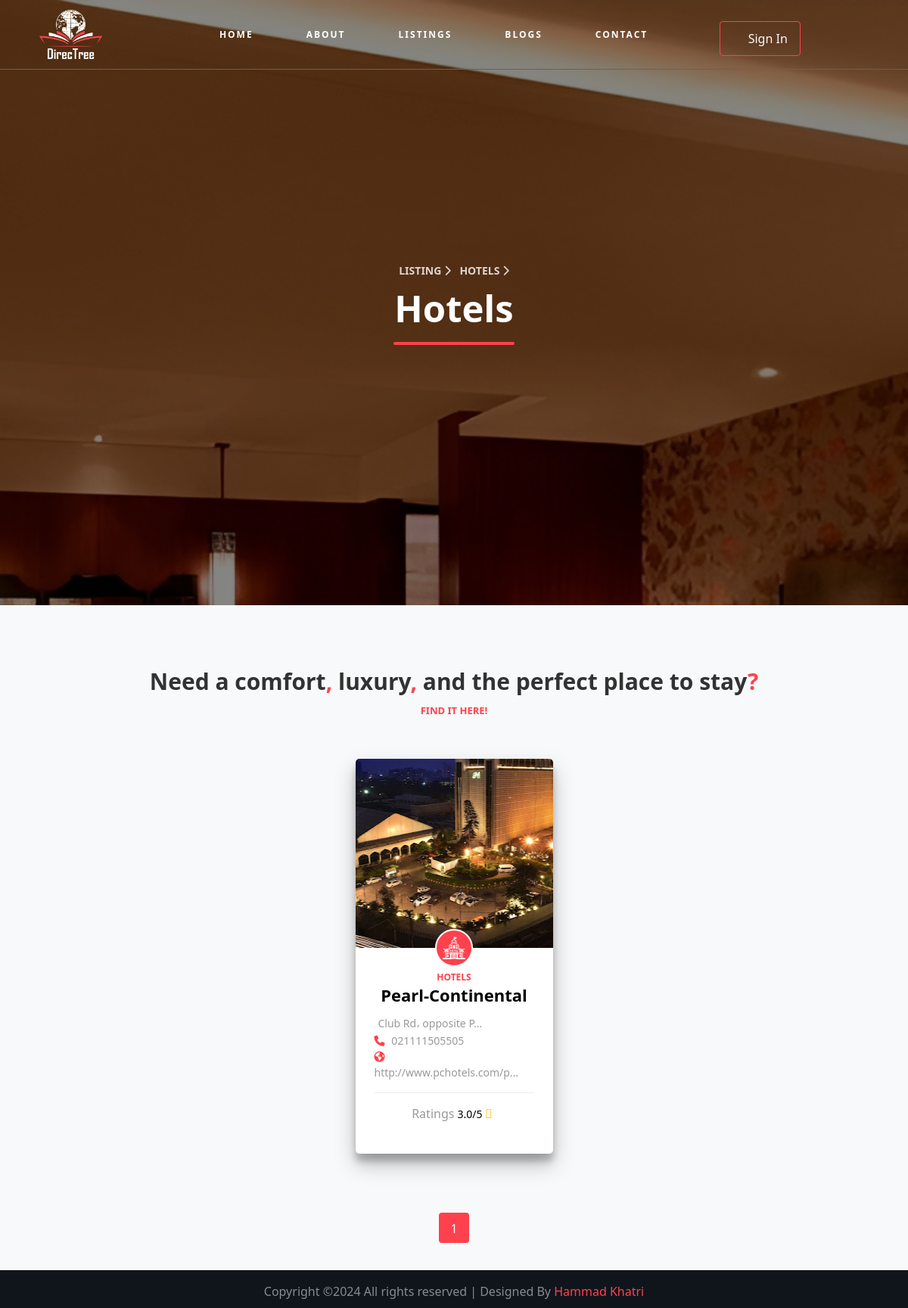
Page /hotels.php on the committed database.
### tables this page shows
CREATE TABLE `listings` (
  `id` int(11) NOT NULL,
  `username` text NOT NULL,
  `listing_cat` varchar(250) NOT NULL,
  `name` text NOT NULL,
  `desciption` text NOT NULL,
  `address` text NOT NULL,
  `location` text NOT NULL,
  `open_time` time NOT NULL,
  `close_time` time NOT NULL,
  `phone` text NOT NULL,
  `website` text NOT NULL,
  `picture` text NOT NULL,
  `status` enum('pending','approved','rejected') NOT NULL,
  `add_time` datetime NOT NULL DEFAULT current_timestamp()
);

### hotels.php (the view, shortened to what this page needs)
<!DOCTYPE html>
<html lang="en">
<head>
    <link href="https://cdn.jsdelivr.net/npm/bootstrap@5.0.2/dist/css/bootstrap.min.css" rel="stylesheet"
>
    <link rel="stylesheet" href="https://cdn.jsdelivr.net/npm/aos@2.3.4/dist/aos.css">
    <link rel="stylesheet" href="css/simple-line-icons.css">
    <link rel="stylesheet" href="https://cdnjs.cloudflare.com/ajax/libs/font-awesome/6.6.0/css/all.min.css">
    <link rel="stylesheet" href="https://cdnjs.cloudflare.com/ajax/libs/ionicons/4.5.6/css/ionicons.min.css">
    <link rel="stylesheet" href="css/themify-icons.css">
    <link rel="stylesheet" href="css/set1.css">
    <link rel="stylesheet" href="css/style.css">
</head>
<body data-aos-easing="ease" data-aos-duration="400" data-aos-delay="0">
    <?php
        include 'partials/_nav.php';
    ?>
    <section id="hotels-hero" class="d-flex align-items-center">
        <div class="overlay"></div>
        <div class="container-fluid">
            <div class="row no-gutters slider-text align-items-center justify-content-center">
                <div class="col-lg-8 text-center pb-5 mt-5 ">
                    <div class="row text-center justify-content-center">
                        <div class="col-lg-9">
                            <p class="breadcrumbs text-center">
                                <span class="me-2">
                                    <a href="listing.php">
                                        Listing
                                        <i class="fa fa-chevron-right"></i>
                                    </a>
                                </span>
                                <span>
                                    Hotels
                                    <i class="fa fa-chevron-right"></i>
                                </span>
                            <div class="styled-heading">
                                <h1>Hotels</h1>
                            </div>
                            </p>
                        </div>
                    </div>
                </div>
            </div>
        </div>
    </section>
    <section id="hotels" class="ftco-section mb-0 bg-light">
        <div class="container-xl">
            <div class="row justify-content-center mb-5 mt-5">
                <div class="col-md-12 heading-section text-center" data-aos="fade-up" data-aos-duration="1000">
                    <h2>
                        Need a comfort<span>,</span> luxury<span>,</span> and the perfect place to stay<span>?</span>
                    </h2>
                    <span class="subheading">Find it here!</span>
                </div>
            </div>
        </div>
        <div class="container">
            <div class="row justify-content-center">
            <?php
                $page = isset($_GET['page']) ? $_GET['page'] : 1;
                $limit = 8;
                $offset = ($page - 1) * $limit;
                $sql = "SELECT * FROM `listings` WHERE `listing_cat` = 'Hotels' AND `status` = 'approved' ORDER BY `id` LIMIT $limit OFFSET $offset";
                $result = mysqli_query($conn, $sql);
                if (mysqli_num_rows($result) > 0) {
                    while ($row = mysqli_fetch_assoc($result)) {
                        $listing = $row['name'];
                ?>
                        <div class="col-md-6 col-lg-3 d-flex align-items-stretch aos-init aos-animate" data-aos="fade-up"
                            data-aos-delay="100" data-aos-duration="1000">
                            <div class="listing-wrap">
                                <a href="admin/listing/<?php echo $row['picture']; ?>"
                                    class="img img-property d-flex align-items-center justify-content-center glightbox"
                                    style="background-image: url(admin/listing/<?php echo $row['picture']; ?>); background-position: center;">
                                </a>
                                <div class="text text-center">
                                    <?php
                                    include 'partials/_svgLogic.php';
                                    ?>
                                    <span class="subheading"><?php echo $row['listing_cat']; ?></span>
                                    <h3><a href="details.php?id=<?php echo $row['id']; ?>#details-hero"><?php echo substr($row['name'], 0, 17); ?></a></h3>
                                    <ul>
                                        <li>
                                            <p><span class="ion-ios-pin" style="font-size: 18px;"></span>
                                                <?php echo substr($row['address'], 0, 20) . '...'; ?>
                                            </p>
                                        </li>
                                        <li>
                                            <p><span class="fa fa-phone"></span>
                                                <?php
                                                if (isset($row['phone']) && !empty($row['phone'])) {
                                                    echo $row['phone'];
                                                } else {
                                                    echo 'No phone number';
                                                }
                                                ?>
                                            </p>
                                        </li>
                                        <li>
                                            <p>
                                                <span class="fa fa-earth"></span>
                                                <?php
                                                if (isset($row['website']) && !empty($row['website'])) {
                                                    echo substr($row['website'], 0, 25) . '...';
                                                } else {
                                                    echo 'No website';
                                                }
                                                ?>
                                            </p>
                                        </li>
                                    </ul>
                                    <div class="info-wrap2 d-flex align-items-center mb-3">
                                        <p class="review">
                                            <span class="rev">Ratings <small>
                                                    <?php
                                                    $review = "SELECT * FROM `reviews` WHERE `listing` = '$listing'";
                                                    $reviewResult  = mysqli_query($conn, $review);
                                                    $good = 0;
                                                    $bad = 0;
                                                    while ($rating = mysqli_fetch_assoc($reviewResult)) {
                                                        $r = (int)$rating['rating'];
                                                        if ($r >= 3) {
                                                            $good++;
                                                        } else {
                                                            $bad++;
                                                        }
                                                    }
                                                    $totalRating = $good + $bad;
                                                    if ($totalRating > 0) {
                                                        $ratingPer = ($good / $totalRating) * 5;
                                                    } else {
                                                        $ratingPer = 0;
                                                    }
                                                    echo round($ratingPer) . '.0/5';
                                                    ?>
                                                </small>
                                                <span class="ico ion-ios-star"></span>
                                            </span>
                                            <br>
                                        </p>
                                    </div>
                                </div>
                            </div>
                        </div>
                <?php
                    }
                }
                ?>
            </div>
            <?php
                $sql = "SELECT COUNT(*) AS total FROM `listings` WHERE `listing_cat` = 'Hotels' AND `status` = 'approved'";
                $totalResult = mysqli_query($conn, $sql);
                $totalRow = mysqli_fetch_assoc($totalResult);
                $totalBlogs = $totalRow['total'];
                $pages = ceil($totalBlogs / $limit);
                ?>
                <div class="row mt-5">
                    <div class="col text-center">
                        <div class="block-27">
                            <ul>
                                <?php for ($i = 1; $i <= $pages; $i++): ?>
                                    <li class="<?php echo ($i == $page) ? 'active' : ''; ?>">
                                        <?php if ($i == $page): ?>
                                            <span><?php echo $i; ?></span>
                                        <?php else: ?>
                                            <a href="?page=<?php echo $i; ?>"><?php echo $i; ?></a>
                                        <?php endif; ?>
                                    </li>
                                <?php endfor; ?>
                            </ul>
                        </div>
                    </div>
                </div>
        </div>
    </section>
    <?php
    include 'partials/_footer.php';
    ?>
</body>
</html>

### partials/_svgLogic.php (shortened to what this page needs)
<?php
            if ($row['listing_cat'] === 'Food & Drink') {
                echo'
                <a href="food_drink.php">
                                <div class="icon d-flex align-items-center justify-content-center">
                                    <svg version="1.1" id="Layer_1" xmlns="http://www.w3.org/2000/svg"
                                        xmlns:xlink="http://www.w3.org/1999/xlink" viewBox="0 0 503.607 503.607"
                                        xml:space="preserve">
                                        <g transform="translate(1 1)">
                                            <g>
                                                <path
                                                    d="M485.82,82.92H376.705V46.109l54.557-31.176c4.197-2.518,5.875-7.554,3.357-11.751s-7.554-5.036-11.751-3.357 l-58.754,33.574c-0.418,0.251-0.794,0.533-1.147,0.831c-1.922,1.465-3.05,3.81-3.05,6.723V82.92H250.803 c-9.233,0-16.787,7.554-16.787,16.787v33.574c0,6.308,3.529,11.829,8.709,14.696l1.666,33.32 c-20.724-3.946-43.922-6.048-69.129-6.048C69.505,175.248-1,212.179-1,267.576v8.393c0,9.233,7.554,16.787,16.787,16.787h8.393 v18.997c-12.177,3.394-21.682,12.859-24.341,25.489c-1.679,9.233,0.839,18.466,6.715,26.02c4.225,5.432,10.622,9.55,17.626,11.754 v9.251C10.294,384.717-1,396.277-1,410.264v15.948c0,13.987,11.294,25.547,25.18,25.998v25.202c0,14.269,10.911,25.18,25.18,25.18 h251.803h151.921c13.43,0,24.341-10.911,25.18-24.341l15.649-330.285c5.17-2.87,8.692-8.384,8.692-14.686V99.707 C502.607,90.474,495.052,82.92,485.82,82.92z M250.803,99.707H485.82v33.574H250.803V99.707z M40.967,384.245v-8.446 c5.448-1.186,10.649-3.6,15.108-7.501c4.197-4.197,7.554-10.072,9.233-16.787h26.02c4.197,14.269,16.787,25.18,32.734,25.18 c15.948,0,29.377-10.911,32.734-25.18h36.092c4.197,14.269,16.787,25.18,32.734,25.18c15.948,0,29.377-10.911,32.734-25.18h26.859 c1.679,6.715,4.197,12.59,9.233,16.787c4.259,3.651,9.404,6.411,15.108,7.658v8.289H40.967z M338.692,316.947 c-3.615-2.959-7.811-5.23-12.348-6.564v-17.626h8.393c9.233,0,16.787-7.554,16.787-16.787v-8.393c0-1.129-0.037-2.25-0.092-3.365 c-0.005-0.089-0.009-0.178-0.014-0.267c-0.56-10.565-3.6-20.524-9.646-29.875c-0.369-0.588-0.756-1.171-1.146-1.752 c8.389-4.192,17.617-6.708,27.683-6.708c32.734,0,58.754,26.02,58.754,58.754s-26.02,58.754-58.754,58.754 c-5.875,0-10.911-0.839-16.787-2.518C350.966,331.104,345.945,322.728,338.692,316.947z M15.787,267.576 c0-44.485,65.469-75.541,159.475-75.541c76.159,0,133.582,20.385,152.643,51.778c4.549,7.698,6.832,15.73,6.832,23.762v8.393 h-16.787H32.574H15.787V267.576z M309.557,292.756v16.787H40.967v-16.787H309.557z M19.984,352.349 c-2.518-2.518-4.197-6.715-3.357-12.59c0.839-7.554,9.233-13.43,17.626-13.43h283.698c8.253,0,16.487,8.115,16.761,16.366 c-0.274,8.224-8.522,15.544-17.6,16.369c-0.979,0-1.909,0.236-2.765,0.639c-3.17-0.406-5.659-1.509-8.147-3.997 c-3.357-2.518-5.036-7.554-5.036-12.59c0-5.036-3.357-8.393-8.393-8.393h-41.967c-5.036,0-8.393,3.357-8.393,8.393 c0,9.233-7.554,16.787-16.787,16.787s-16.787-7.554-16.787-16.787c0-5.036-3.357-8.393-8.393-8.393h-50.361 c-5.036,0-8.393,3.357-8.393,8.393c0,9.233-7.554,16.787-16.787,16.787s-16.787-7.554-16.787-16.787 c0-5.036-3.357-8.393-8.393-8.393H57.754c-5.036,0-8.393,3.357-8.393,8.393c0,5.036-1.679,10.072-5.036,11.751 c-2.518,3.357-6.715,4.197-10.911,4.197C28.377,359.064,23.341,356.546,19.984,352.349z M15.787,427.051v-15.948 c0-10.911,9.233-10.072,9.233-10.072h7.554h285.377h8.393c5.036,0,9.233,4.197,9.233,9.233v15.948 c0,5.036-4.197,9.233-9.233,9.233h-8.393H32.574H25.02C19.984,435.445,15.787,431.248,15.787,427.051z M40.967,477.412v-25.18 h268.59v25.18c0,5.036-3.357,8.393-8.393,8.393H49.361C44.325,485.805,40.967,482.448,40.967,477.412z M461.479,477.412 c0,5.036-4.197,8.393-8.393,8.393H324.991c0.631-1.881,1.055-3.87,1.241-5.947c0.068-0.536,0.112-1.071,0.112-1.607v-0.839 v-24.341c11.206-0.659,20.338-7.532,23.744-17.363c1.277-2.949,2.079-6.151,2.276-9.496v-15.948 c0-14.269-11.751-26.02-26.02-26.02v-7.904c10.101-2.746,18.231-9.898,22.313-19.034c6.339,1.818,12.802,2.597,19.654,2.597 c41.967,0,75.541-33.574,76.38-76.38c0-41.967-33.574-75.541-75.541-75.541c-14.46,0-27.671,3.747-39.64,11.22 c-15.491-14.839-38.644-26.471-67.803-34.032l-1.672-35.103h217.39L461.479,477.412z" />
                                            </g>
                                        </g>
                                    </svg>
                                </div>
                            </a>
                ';
            }
            elseif($row['listing_cat'] === 'Hotels'){
                echo '
                <a href="hotels.php">
                                <div class="icon d-flex align-items-center justify-content-center">
                                </div>
                            </a>
                ';
            }
?>

### rows in the picture
listings: picture (picture), listing_cat "HOTELS", name "Pearl-Continental", address "Club Rd، opposite P", phone "021111505505", website "http://www.pchotels.com/p", ratingPer "3"
